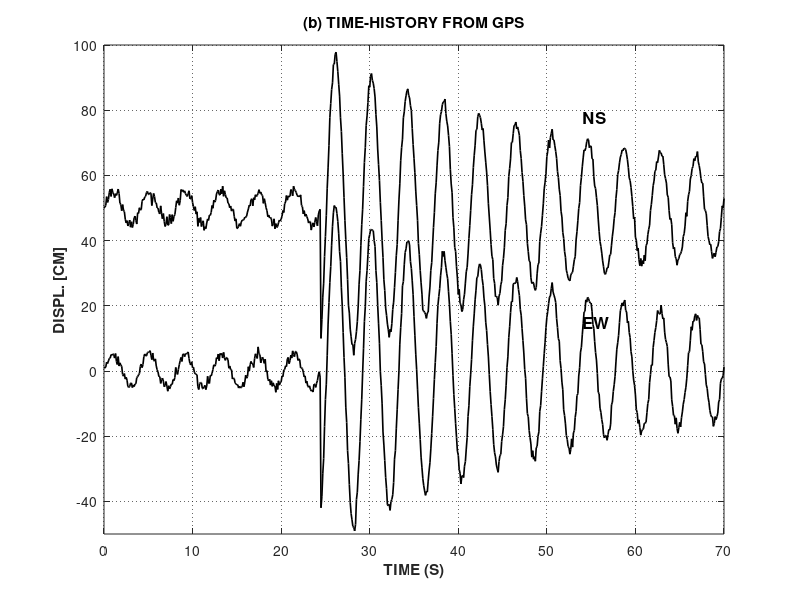

Write MATLAB code to recreate this figure.
%% Replicación de la Figura 2b (M. Celebi, 2000)
clear; clc; close all;

% 1. Parámetros del sistema y frecuencia de muestreo
fs = 10;                     % 10 Hz (muestras/segundo)
t = 0 : (1/fs) : 70;         % Vector de tiempo (0 a 70 s)

f_n = 0.245;                 % Frecuencia fundamental (Hz)
omega_n = 2 * pi * f_n;      % Frecuencia angular (rad/s)
zeta = 0.02;                 % 2% de amortiguamiento
omega_d = omega_n * sqrt(1 - zeta^2);

% 2. Ruido y offsets ambientales
rng(42);
offset_NS = 50.0; offset_EW = 0.0;
ruido_NS = offset_NS + 5.0 * sin(2*pi*f_n*t) + 1.0 * randn(size(t));
ruido_EW = offset_EW + 5.0 * sin(2*pi*f_n*t) + 1.0 * randn(size(t));

% 3. Liberación y respuesta transitoria amortiguada
t0 = 24.5; 
idx = (t >= t0);
t_evt = t(idx) - t0;
decaimiento = exp(-zeta * omega_n * t_evt);

% Oscilaciones en fase y asimétricas por excentricidad del GPS
osc_NS = -45.0 * decaimiento .* cos(omega_d * t_evt + pi/6);
osc_EW = -50.0 * decaimiento .* cos(omega_d * t_evt + pi/6);

displ_NS = ruido_NS; displ_EW = ruido_EW;
displ_NS(idx) = displ_NS(idx) + osc_NS;
displ_EW(idx) = displ_EW(idx) + osc_EW;

% 4. Gráfica
figure
plot(t, displ_NS, 'k-', 'LineWidth', 1.2); hold on;
plot(t, displ_EW, 'k-', 'LineWidth', 1.2);
text(54, 78, 'NS', 'FontSize', 12, 'FontWeight', 'bold');
text(54, 15, 'EW', 'FontSize', 12, 'FontWeight', 'bold');
xlim(); ylim([-50 100]);
xlabel('TIME (S)', 'FontWeight', 'bold'); ylabel('DISPL. [CM]', 'FontWeight', 'bold');
title('(b) TIME-HISTORY FROM GPS', 'FontWeight', 'bold');
grid on; set(gca, 'GridLineStyle', ':', 'GridAlpha', 0.7);
